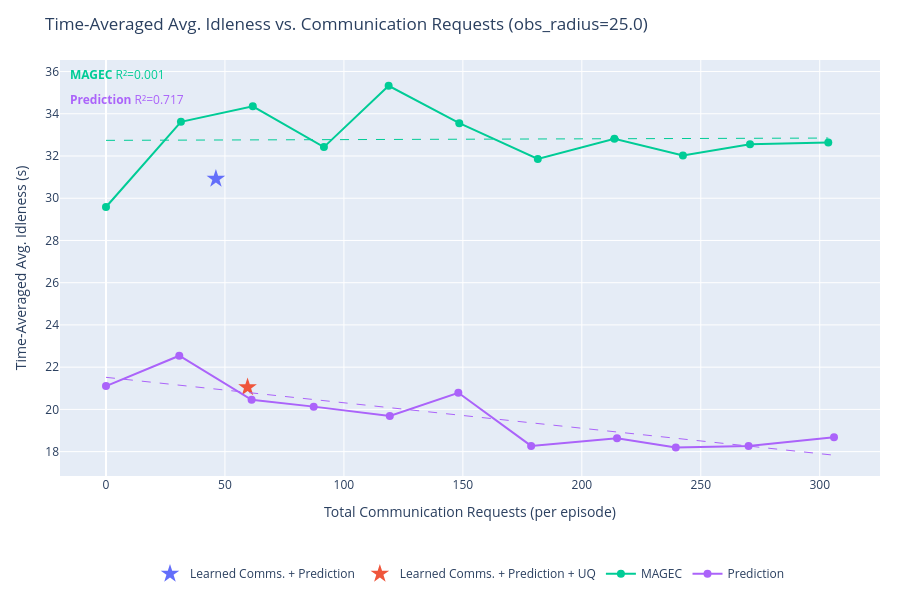
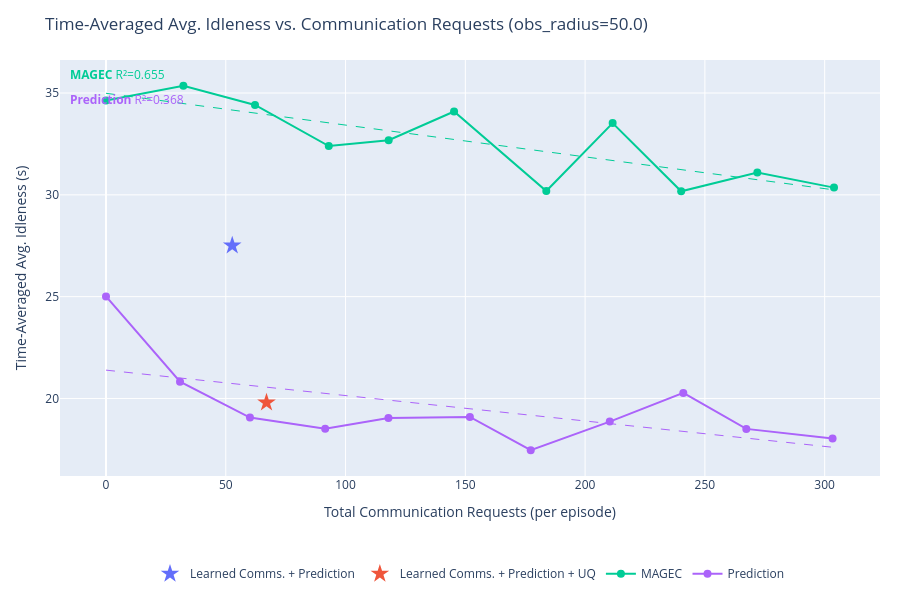
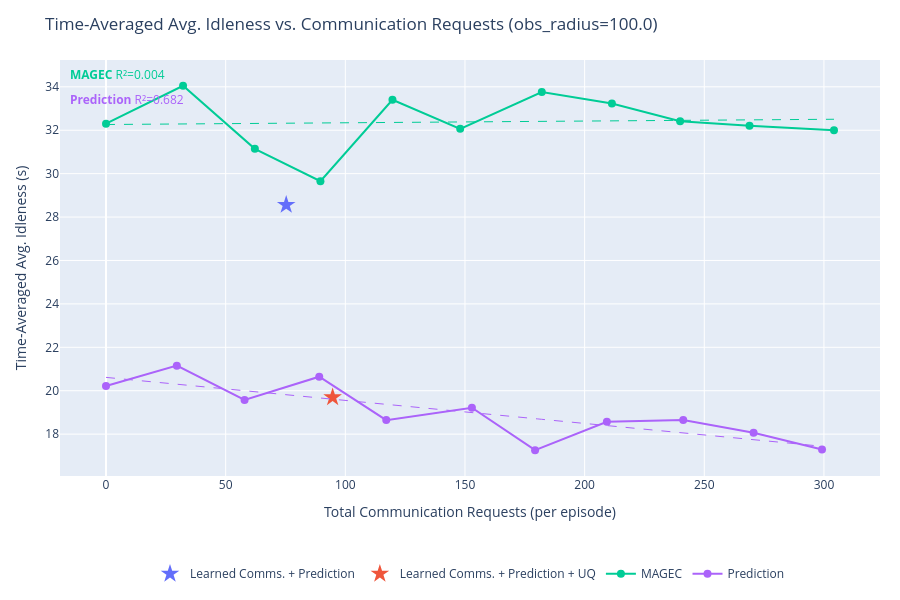
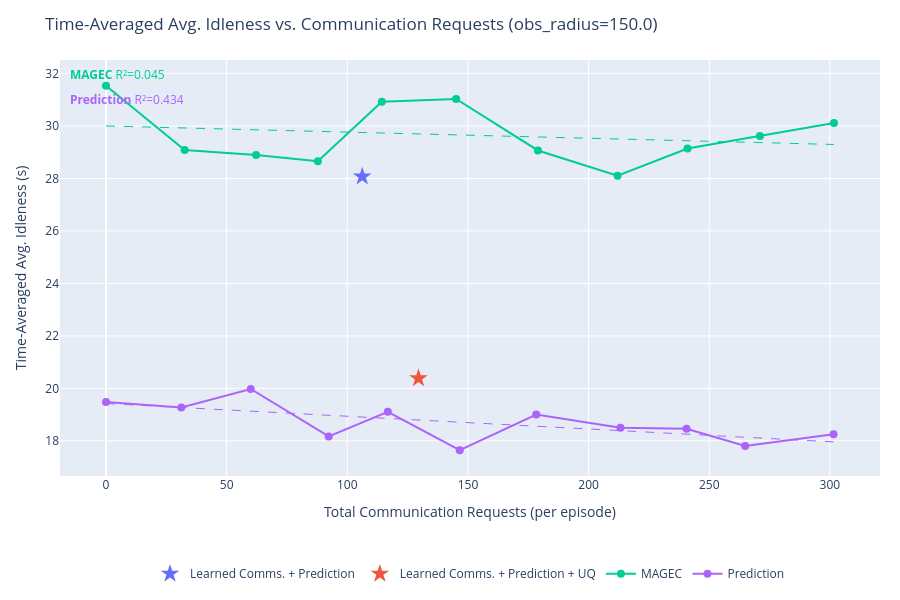

Notebook cell for these charts, in order:
### Code cell
import plotly.graph_objects as go
import plotly.express as px
import numpy as np

# SERIES_TO_PLOT = {"Learned Comms. + Prediction + UQ", "MAGEC"}
SERIES_TO_PLOT = None # Plot all

series_colors = {s: c for s, c in zip(output, px.colors.qualitative.Plotly)}


def get_requests(data):
    """Total communication requests per episode (mean over episodes)."""
    r = np.array(data['communication']['requests_made'][...])
    return float(np.mean(r.reshape(r.shape[0], -1).sum(axis=1)))


def get_idleness_mean(data):
    """Time-averaged avg. idleness, mean over episodes."""
    return float(np.mean(data['avg_idleness']))


def fit_ols_trendline(xs, ys):
    """
    Fit an OLS linear trendline y = a*x + b.
    Returns (x_smooth, y_smooth, r2).
    """
    xs, ys = np.array(xs, dtype=float), np.array(ys, dtype=float)
    coeffs = np.polyfit(xs, ys, 1)
    x_smooth = np.linspace(xs.min(), xs.max(), 200)
    y_smooth = np.polyval(coeffs, x_smooth)
    y_pred = np.polyval(coeffs, xs)
    ss_res = np.sum((ys - y_pred) ** 2)
    ss_tot = np.sum((ys - ys.mean()) ** 2)
    r2 = 1.0 - ss_res / ss_tot if ss_tot > 0 else float('nan')
    return x_smooth, y_smooth, r2


for obs_radius in obs_radii:
    fig = go.Figure()
    r2_annotations = []

    for series in output:
        if SERIES_TO_PLOT is not None and series not in SERIES_TO_PLOT:
            continue

        color = series_colors.get(series, '#888888')
        all_exps = list(output[series].keys())

        # Swept experiments: encoded as obs_radius_X_comms_Y
        swept_exps = sorted(
            [e for e in all_exps if f"obs_radius_{obs_radius:.1f}_comms_" in e],
            key=lambda e: float(e.split("_comms_")[1])
        )
        # Fixed (learned comms) experiments: encoded as obs_radius_X only
        fixed_exps = [e for e in all_exps if e == f"obs_radius_{obs_radius:.1f}"]

        if swept_exps:
            comms_ps = [float(e.split("_comms_")[1]) for e in swept_exps]
            xs = [get_requests(output[series][e]) for e in swept_exps]
            ys = [get_idleness_mean(output[series][e]) for e in swept_exps]

            fig.add_trace(go.Scatter(
                x=xs,
                y=ys,
                mode='lines+markers',
                name=series,
                line=dict(color=color),
                marker=dict(color=color, size=8),
                legendgroup=series,
                hovertemplate=[
                    f"{series}<br>comms_p={cp:.3f}<br>requests=%{{x:.1f}}<br>idleness=%{{y:.4f}}<extra></extra>"
                    for cp in comms_ps
                ],
            ))

            # OLS trendline
            if len(xs) >= 2:
                x_trend, y_trend, r2 = fit_ols_trendline(xs, ys)
                fig.add_trace(go.Scatter(
                    x=x_trend,
                    y=y_trend,
                    mode='lines',
                    name=f"{series} (fit)",
                    line=dict(color=color, dash='dash', width=1),
                    legendgroup=series,
                    showlegend=False,
                    hoverinfo='skip',
                ))
                r2_annotations.append(
                    dict(
                        text=f"<b>{series}</b> R²={r2:.3f}",
                        xref='paper', yref='paper',
                        x=0.01,
                        y=0.99 - len(r2_annotations) * 0.06,
                        xanchor='left', yanchor='top',
                        showarrow=False,
                        font=dict(color=color, size=12),
                    )
                )

        if fixed_exps:
            xs_f = [get_requests(output[series][e]) for e in fixed_exps]
            ys_f = [get_idleness_mean(output[series][e]) for e in fixed_exps]
            fig.add_trace(go.Scatter(
                x=xs_f,
                y=ys_f,
                mode='markers',
                name=series,
                marker=dict(color=color, size=14, symbol='star'),
                legendgroup=series,
                showlegend=len(swept_exps) == 0,
                hovertemplate=f"{series}<br>requests=%{{x:.1f}}<br>idleness=%{{y:.4f}}<extra></extra>",
            ))

    fig.update_layout(
        title=f"Time-Averaged Avg. Idleness vs. Communication Requests (obs_radius={obs_radius:.1f})",
        xaxis_title="Total Communication Requests (per episode)",
        yaxis_title="Time-Averaged Avg. Idleness (s)",
        height=600,
        hovermode='closest',
        autosize=True,
        margin=dict(l=60, r=20, t=60, b=120),
        legend=dict(orientation='h', yanchor='top', y=-0.2, xanchor='center', x=0.5),
        annotations=r2_annotations,
    )
    fig.show()

### Figure 1 — Plotly figure (JSON) as saved in the notebook; plotly's stock layout.template omitted (floating-point values rounded to 4 significant figures; data arrays with more than 128 entries replaced by an {"elided": "..."} marker saying what was removed)
{"data": [{"hovertemplate": "Learned Comms. + Prediction<br>requests=%{x:.1f}<br>idleness=%{y:.4f}<extra></extra>", "legendgroup": "Learned Comms. + Prediction", "marker": {"color": "#636EFA", "size": 14, "symbol": "star"}, "mode": "markers", "name": "Learned Comms. + Prediction", "showlegend": true, "type": "scatter", "x": [46.2], "y": [30.92]}, {"hovertemplate": "Learned Comms. + Prediction + UQ<br>requests=%{x:.1f}<br>idleness=%{y:.4f}<extra></extra>", "legendgroup": "Learned Comms. + Prediction + UQ", "marker": {"color": "#EF553B", "size": 14, "symbol": "star"}, "mode": "markers", "name": "Learned Comms. + Prediction + UQ", "showlegend": true, "type": "scatter", "x": [59.5], "y": [21.05]}, {"hovertemplate": ["MAGEC<br>comms_p=0.000<br>requests=%{x:.1f}<br>idleness=%{y:.4f}<extra></extra>", "MAGEC<br>comms_p=0.050<br>requests=%{x:.1f}<br>idleness=%{y:.4f}<extra></extra>", "MAGEC<br>comms_p=0.100<br>requests=%{x:.1f}<br>idleness=%{y:.4f}<extra></extra>", "MAGEC<br>comms_p=0.150<br>requests=%{x:.1f}<br>idleness=%{y:.4f}<extra></extra>", "MAGEC<br>comms_p=0.200<br>requests=%{x:.1f}<br>idleness=%{y:.4f}<extra></extra>", "MAGEC<br>comms_p=0.250<br>requests=%{x:.1f}<br>idleness=%{y:.4f}<extra></extra>", "MAGEC<br>comms_p=0.300<br>requests=%{x:.1f}<br>idleness=%{y:.4f}<extra></extra>", "MAGEC<br>comms_p=0.350<br>requests=%{x:.1f}<br>idleness=%{y:.4f}<extra></extra>", "MAGEC<br>comms_p=0.400<br>requests=%{x:.1f}<br>idleness=%{y:.4f}<extra></extra>", "MAGEC<br>comms_p=0.450<br>requests=%{x:.1f}<br>idleness=%{y:.4f}<extra></extra>", "MAGEC<br>comms_p=0.500<br>requests=%{x:.1f}<br>idleness=%{y:.4f}<extra></extra>"], "legendgroup": "MAGEC", "line": {"color": "#00CC96"}, "marker": {"color": "#00CC96", "size": 8}, "mode": "lines+markers", "name": "MAGEC", "type": "scatter", "x": [0, 31.5, 61.7, 91.6, 118.8, 148.5, 181.5, 213.7, 242.5, 270.7, 303.6], "y": [29.58, 33.62, 34.35, 32.42, 35.33, 33.56, 31.86, 32.81, 32.03, 32.56, 32.64]}, {"hoverinfo": "skip", "legendgroup": "MAGEC", "line": {"color": "#00CC96", "dash": "dash", "width": 1}, "mode": "lines", "name": "MAGEC (fit)", "showlegend": false, "type": "scatter", "x": {"elided": "200 float values"}, "y": {"elided": "200 float values"}}, {"hovertemplate": ["Prediction<br>comms_p=0.000<br>requests=%{x:.1f}<br>idleness=%{y:.4f}<extra></extra>", "Prediction<br>comms_p=0.050<br>requests=%{x:.1f}<br>idleness=%{y:.4f}<extra></extra>", "Prediction<br>comms_p=0.100<br>requests=%{x:.1f}<br>idleness=%{y:.4f}<extra></extra>", "Prediction<br>comms_p=0.150<br>requests=%{x:.1f}<br>idleness=%{y:.4f}<extra></extra>", "Prediction<br>comms_p=0.200<br>requests=%{x:.1f}<br>idleness=%{y:.4f}<extra></extra>", "Prediction<br>comms_p=0.250<br>requests=%{x:.1f}<br>idleness=%{y:.4f}<extra></extra>", "Prediction<br>comms_p=0.300<br>requests=%{x:.1f}<br>idleness=%{y:.4f}<extra></extra>", "Prediction<br>comms_p=0.350<br>requests=%{x:.1f}<br>idleness=%{y:.4f}<extra></extra>", "Prediction<br>comms_p=0.400<br>requests=%{x:.1f}<br>idleness=%{y:.4f}<extra></extra>", "Prediction<br>comms_p=0.450<br>requests=%{x:.1f}<br>idleness=%{y:.4f}<extra></extra>", "Prediction<br>comms_p=0.500<br>requests=%{x:.1f}<br>idleness=%{y:.4f}<extra></extra>"], "legendgroup": "Prediction", "line": {"color": "#AB63FA"}, "marker": {"color": "#AB63FA", "size": 8}, "mode": "lines+markers", "name": "Prediction", "type": "scatter", "x": [0, 30.8, 61.2, 87.3, 119.3, 148.1, 178.7, 214.8, 239.5, 270.1, 306], "y": [21.1, 22.54, 20.45, 20.13, 19.69, 20.79, 18.27, 18.63, 18.19, 18.27, 18.68]}, {"hoverinfo": "skip", "legendgroup": "Prediction", "line": {"color": "#AB63FA", "dash": "dash", "width": 1}, "mode": "lines", "name": "Prediction (fit)", "showlegend": false, "type": "scatter", "x": {"elided": "200 float values"}, "y": {"elided": "200 float values"}}], "layout": {"annotations": [{"font": {"color": "#00CC96", "size": 12}, "showarrow": false, "text": "<b>MAGEC</b> R²=0.001", "x": 0.01, "xanchor": "left", "xref": "paper", "y": 0.99, "yanchor": "top", "yref": "paper"}, {"font": {"color": "#AB63FA", "size": 12}, "showarrow": false, "text": "<b>Prediction</b> R²=0.717", "x": 0.01, "xanchor": "left", "xref": "paper", "y": 0.93, "yanchor": "top", "yref": "paper"}], "autosize": true, "height": 600, "hovermode": "closest", "legend": {"orientation": "h", "x": 0.5, "xanchor": "center", "y": -0.2, "yanchor": "top"}, "margin": {"b": 120, "l": 60, "r": 20, "t": 60}, "title": {"text": "Time-Averaged Avg. Idleness vs. Communication Requests (obs_radius=25.0)"}, "xaxis": {"title": {"text": "Total Communication Requests (per episode)"}}, "yaxis": {"title": {"text": "Time-Averaged Avg. Idleness (s)"}}}}

### Figure 2 — Plotly figure (JSON) as saved in the notebook; plotly's stock layout.template omitted (floating-point values rounded to 4 significant figures; data arrays with more than 128 entries replaced by an {"elided": "..."} marker saying what was removed)
{"data": [{"hovertemplate": "Learned Comms. + Prediction<br>requests=%{x:.1f}<br>idleness=%{y:.4f}<extra></extra>", "legendgroup": "Learned Comms. + Prediction", "marker": {"color": "#636EFA", "size": 14, "symbol": "star"}, "mode": "markers", "name": "Learned Comms. + Prediction", "showlegend": true, "type": "scatter", "x": [52.7], "y": [27.51]}, {"hovertemplate": "Learned Comms. + Prediction + UQ<br>requests=%{x:.1f}<br>idleness=%{y:.4f}<extra></extra>", "legendgroup": "Learned Comms. + Prediction + UQ", "marker": {"color": "#EF553B", "size": 14, "symbol": "star"}, "mode": "markers", "name": "Learned Comms. + Prediction + UQ", "showlegend": true, "type": "scatter", "x": [67], "y": [19.8]}, {"hovertemplate": ["MAGEC<br>comms_p=0.000<br>requests=%{x:.1f}<br>idleness=%{y:.4f}<extra></extra>", "MAGEC<br>comms_p=0.050<br>requests=%{x:.1f}<br>idleness=%{y:.4f}<extra></extra>", "MAGEC<br>comms_p=0.100<br>requests=%{x:.1f}<br>idleness=%{y:.4f}<extra></extra>", "MAGEC<br>comms_p=0.150<br>requests=%{x:.1f}<br>idleness=%{y:.4f}<extra></extra>", "MAGEC<br>comms_p=0.200<br>requests=%{x:.1f}<br>idleness=%{y:.4f}<extra></extra>", "MAGEC<br>comms_p=0.250<br>requests=%{x:.1f}<br>idleness=%{y:.4f}<extra></extra>", "MAGEC<br>comms_p=0.300<br>requests=%{x:.1f}<br>idleness=%{y:.4f}<extra></extra>", "MAGEC<br>comms_p=0.350<br>requests=%{x:.1f}<br>idleness=%{y:.4f}<extra></extra>", "MAGEC<br>comms_p=0.400<br>requests=%{x:.1f}<br>idleness=%{y:.4f}<extra></extra>", "MAGEC<br>comms_p=0.450<br>requests=%{x:.1f}<br>idleness=%{y:.4f}<extra></extra>", "MAGEC<br>comms_p=0.500<br>requests=%{x:.1f}<br>idleness=%{y:.4f}<extra></extra>"], "legendgroup": "MAGEC", "line": {"color": "#00CC96"}, "marker": {"color": "#00CC96", "size": 8}, "mode": "lines+markers", "name": "MAGEC", "type": "scatter", "x": [0, 32.3, 62.2, 93, 118, 145.3, 183.8, 211.5, 240.1, 271.9, 303.9], "y": [34.64, 35.36, 34.42, 32.4, 32.68, 34.09, 30.19, 33.52, 30.18, 31.09, 30.35]}, {"hoverinfo": "skip", "legendgroup": "MAGEC", "line": {"color": "#00CC96", "dash": "dash", "width": 1}, "mode": "lines", "name": "MAGEC (fit)", "showlegend": false, "type": "scatter", "x": {"elided": "200 float values"}, "y": {"elided": "200 float values"}}, {"hovertemplate": ["Prediction<br>comms_p=0.000<br>requests=%{x:.1f}<br>idleness=%{y:.4f}<extra></extra>", "Prediction<br>comms_p=0.050<br>requests=%{x:.1f}<br>idleness=%{y:.4f}<extra></extra>", "Prediction<br>comms_p=0.100<br>requests=%{x:.1f}<br>idleness=%{y:.4f}<extra></extra>", "Prediction<br>comms_p=0.150<br>requests=%{x:.1f}<br>idleness=%{y:.4f}<extra></extra>", "Prediction<br>comms_p=0.200<br>requests=%{x:.1f}<br>idleness=%{y:.4f}<extra></extra>", "Prediction<br>comms_p=0.250<br>requests=%{x:.1f}<br>idleness=%{y:.4f}<extra></extra>", "Prediction<br>comms_p=0.300<br>requests=%{x:.1f}<br>idleness=%{y:.4f}<extra></extra>", "Prediction<br>comms_p=0.350<br>requests=%{x:.1f}<br>idleness=%{y:.4f}<extra></extra>", "Prediction<br>comms_p=0.400<br>requests=%{x:.1f}<br>idleness=%{y:.4f}<extra></extra>", "Prediction<br>comms_p=0.450<br>requests=%{x:.1f}<br>idleness=%{y:.4f}<extra></extra>", "Prediction<br>comms_p=0.500<br>requests=%{x:.1f}<br>idleness=%{y:.4f}<extra></extra>"], "legendgroup": "Prediction", "line": {"color": "#AB63FA"}, "marker": {"color": "#AB63FA", "size": 8}, "mode": "lines+markers", "name": "Prediction", "type": "scatter", "x": [0, 30.9, 60.1, 91.5, 117.9, 151.9, 177.3, 210.3, 241, 267.3, 303.3], "y": [25.01, 20.83, 19.06, 18.51, 19.04, 19.09, 17.46, 18.86, 20.27, 18.51, 18.04]}, {"hoverinfo": "skip", "legendgroup": "Prediction", "line": {"color": "#AB63FA", "dash": "dash", "width": 1}, "mode": "lines", "name": "Prediction (fit)", "showlegend": false, "type": "scatter", "x": {"elided": "200 float values"}, "y": {"elided": "200 float values"}}], "layout": {"annotations": [{"font": {"color": "#00CC96", "size": 12}, "showarrow": false, "text": "<b>MAGEC</b> R²=0.655", "x": 0.01, "xanchor": "left", "xref": "paper", "y": 0.99, "yanchor": "top", "yref": "paper"}, {"font": {"color": "#AB63FA", "size": 12}, "showarrow": false, "text": "<b>Prediction</b> R²=0.368", "x": 0.01, "xanchor": "left", "xref": "paper", "y": 0.93, "yanchor": "top", "yref": "paper"}], "autosize": true, "height": 600, "hovermode": "closest", "legend": {"orientation": "h", "x": 0.5, "xanchor": "center", "y": -0.2, "yanchor": "top"}, "margin": {"b": 120, "l": 60, "r": 20, "t": 60}, "title": {"text": "Time-Averaged Avg. Idleness vs. Communication Requests (obs_radius=50.0)"}, "xaxis": {"title": {"text": "Total Communication Requests (per episode)"}}, "yaxis": {"title": {"text": "Time-Averaged Avg. Idleness (s)"}}}}

### Figure 3 — Plotly figure (JSON) as saved in the notebook; plotly's stock layout.template omitted (floating-point values rounded to 4 significant figures; data arrays with more than 128 entries replaced by an {"elided": "..."} marker saying what was removed)
{"data": [{"hovertemplate": "Learned Comms. + Prediction<br>requests=%{x:.1f}<br>idleness=%{y:.4f}<extra></extra>", "legendgroup": "Learned Comms. + Prediction", "marker": {"color": "#636EFA", "size": 14, "symbol": "star"}, "mode": "markers", "name": "Learned Comms. + Prediction", "showlegend": true, "type": "scatter", "x": [75.3], "y": [28.56]}, {"hovertemplate": "Learned Comms. + Prediction + UQ<br>requests=%{x:.1f}<br>idleness=%{y:.4f}<extra></extra>", "legendgroup": "Learned Comms. + Prediction + UQ", "marker": {"color": "#EF553B", "size": 14, "symbol": "star"}, "mode": "markers", "name": "Learned Comms. + Prediction + UQ", "showlegend": true, "type": "scatter", "x": [94.7], "y": [19.7]}, {"hovertemplate": ["MAGEC<br>comms_p=0.000<br>requests=%{x:.1f}<br>idleness=%{y:.4f}<extra></extra>", "MAGEC<br>comms_p=0.050<br>requests=%{x:.1f}<br>idleness=%{y:.4f}<extra></extra>", "MAGEC<br>comms_p=0.100<br>requests=%{x:.1f}<br>idleness=%{y:.4f}<extra></extra>", "MAGEC<br>comms_p=0.150<br>requests=%{x:.1f}<br>idleness=%{y:.4f}<extra></extra>", "MAGEC<br>comms_p=0.200<br>requests=%{x:.1f}<br>idleness=%{y:.4f}<extra></extra>", "MAGEC<br>comms_p=0.250<br>requests=%{x:.1f}<br>idleness=%{y:.4f}<extra></extra>", "MAGEC<br>comms_p=0.300<br>requests=%{x:.1f}<br>idleness=%{y:.4f}<extra></extra>", "MAGEC<br>comms_p=0.350<br>requests=%{x:.1f}<br>idleness=%{y:.4f}<extra></extra>", "MAGEC<br>comms_p=0.400<br>requests=%{x:.1f}<br>idleness=%{y:.4f}<extra></extra>", "MAGEC<br>comms_p=0.450<br>requests=%{x:.1f}<br>idleness=%{y:.4f}<extra></extra>", "MAGEC<br>comms_p=0.500<br>requests=%{x:.1f}<br>idleness=%{y:.4f}<extra></extra>"], "legendgroup": "MAGEC", "line": {"color": "#00CC96"}, "marker": {"color": "#00CC96", "size": 8}, "mode": "lines+markers", "name": "MAGEC", "type": "scatter", "x": [0, 32.2, 62.2, 89.6, 119.7, 148, 182.1, 211.4, 239.9, 268.9, 304.2], "y": [32.3, 34.05, 31.14, 29.65, 33.4, 32.06, 33.76, 33.23, 32.41, 32.21, 32.0]}, {"hoverinfo": "skip", "legendgroup": "MAGEC", "line": {"color": "#00CC96", "dash": "dash", "width": 1}, "mode": "lines", "name": "MAGEC (fit)", "showlegend": false, "type": "scatter", "x": {"elided": "200 float values"}, "y": {"elided": "200 float values"}}, {"hovertemplate": ["Prediction<br>comms_p=0.000<br>requests=%{x:.1f}<br>idleness=%{y:.4f}<extra></extra>", "Prediction<br>comms_p=0.050<br>requests=%{x:.1f}<br>idleness=%{y:.4f}<extra></extra>", "Prediction<br>comms_p=0.100<br>requests=%{x:.1f}<br>idleness=%{y:.4f}<extra></extra>", "Prediction<br>comms_p=0.150<br>requests=%{x:.1f}<br>idleness=%{y:.4f}<extra></extra>", "Prediction<br>comms_p=0.200<br>requests=%{x:.1f}<br>idleness=%{y:.4f}<extra></extra>", "Prediction<br>comms_p=0.250<br>requests=%{x:.1f}<br>idleness=%{y:.4f}<extra></extra>", "Prediction<br>comms_p=0.300<br>requests=%{x:.1f}<br>idleness=%{y:.4f}<extra></extra>", "Prediction<br>comms_p=0.350<br>requests=%{x:.1f}<br>idleness=%{y:.4f}<extra></extra>", "Prediction<br>comms_p=0.400<br>requests=%{x:.1f}<br>idleness=%{y:.4f}<extra></extra>", "Prediction<br>comms_p=0.450<br>requests=%{x:.1f}<br>idleness=%{y:.4f}<extra></extra>", "Prediction<br>comms_p=0.500<br>requests=%{x:.1f}<br>idleness=%{y:.4f}<extra></extra>"], "legendgroup": "Prediction", "line": {"color": "#AB63FA"}, "marker": {"color": "#AB63FA", "size": 8}, "mode": "lines+markers", "name": "Prediction", "type": "scatter", "x": [0, 29.6, 57.9, 89.1, 117.1, 152.9, 179.3, 209.3, 241.2, 270.6, 299.2], "y": [20.22, 21.15, 19.57, 20.65, 18.65, 19.22, 17.26, 18.57, 18.65, 18.07, 17.29]}, {"hoverinfo": "skip", "legendgroup": "Prediction", "line": {"color": "#AB63FA", "dash": "dash", "width": 1}, "mode": "lines", "name": "Prediction (fit)", "showlegend": false, "type": "scatter", "x": {"elided": "200 float values"}, "y": {"elided": "200 float values"}}], "layout": {"annotations": [{"font": {"color": "#00CC96", "size": 12}, "showarrow": false, "text": "<b>MAGEC</b> R²=0.004", "x": 0.01, "xanchor": "left", "xref": "paper", "y": 0.99, "yanchor": "top", "yref": "paper"}, {"font": {"color": "#AB63FA", "size": 12}, "showarrow": false, "text": "<b>Prediction</b> R²=0.682", "x": 0.01, "xanchor": "left", "xref": "paper", "y": 0.93, "yanchor": "top", "yref": "paper"}], "autosize": true, "height": 600, "hovermode": "closest", "legend": {"orientation": "h", "x": 0.5, "xanchor": "center", "y": -0.2, "yanchor": "top"}, "margin": {"b": 120, "l": 60, "r": 20, "t": 60}, "title": {"text": "Time-Averaged Avg. Idleness vs. Communication Requests (obs_radius=100.0)"}, "xaxis": {"title": {"text": "Total Communication Requests (per episode)"}}, "yaxis": {"title": {"text": "Time-Averaged Avg. Idleness (s)"}}}}

### Figure 4 — Plotly figure (JSON) as saved in the notebook; plotly's stock layout.template omitted (floating-point values rounded to 4 significant figures; data arrays with more than 128 entries replaced by an {"elided": "..."} marker saying what was removed)
{"data": [{"hovertemplate": "Learned Comms. + Prediction<br>requests=%{x:.1f}<br>idleness=%{y:.4f}<extra></extra>", "legendgroup": "Learned Comms. + Prediction", "marker": {"color": "#636EFA", "size": 14, "symbol": "star"}, "mode": "markers", "name": "Learned Comms. + Prediction", "showlegend": true, "type": "scatter", "x": [106.2], "y": [28.07]}, {"hovertemplate": "Learned Comms. + Prediction + UQ<br>requests=%{x:.1f}<br>idleness=%{y:.4f}<extra></extra>", "legendgroup": "Learned Comms. + Prediction + UQ", "marker": {"color": "#EF553B", "size": 14, "symbol": "star"}, "mode": "markers", "name": "Learned Comms. + Prediction + UQ", "showlegend": true, "type": "scatter", "x": [129.5], "y": [20.39]}, {"hovertemplate": ["MAGEC<br>comms_p=0.000<br>requests=%{x:.1f}<br>idleness=%{y:.4f}<extra></extra>", "MAGEC<br>comms_p=0.050<br>requests=%{x:.1f}<br>idleness=%{y:.4f}<extra></extra>", "MAGEC<br>comms_p=0.100<br>requests=%{x:.1f}<br>idleness=%{y:.4f}<extra></extra>", "MAGEC<br>comms_p=0.150<br>requests=%{x:.1f}<br>idleness=%{y:.4f}<extra></extra>", "MAGEC<br>comms_p=0.200<br>requests=%{x:.1f}<br>idleness=%{y:.4f}<extra></extra>", "MAGEC<br>comms_p=0.250<br>requests=%{x:.1f}<br>idleness=%{y:.4f}<extra></extra>", "MAGEC<br>comms_p=0.300<br>requests=%{x:.1f}<br>idleness=%{y:.4f}<extra></extra>", "MAGEC<br>comms_p=0.350<br>requests=%{x:.1f}<br>idleness=%{y:.4f}<extra></extra>", "MAGEC<br>comms_p=0.400<br>requests=%{x:.1f}<br>idleness=%{y:.4f}<extra></extra>", "MAGEC<br>comms_p=0.450<br>requests=%{x:.1f}<br>idleness=%{y:.4f}<extra></extra>", "MAGEC<br>comms_p=0.500<br>requests=%{x:.1f}<br>idleness=%{y:.4f}<extra></extra>"], "legendgroup": "MAGEC", "line": {"color": "#00CC96"}, "marker": {"color": "#00CC96", "size": 8}, "mode": "lines+markers", "name": "MAGEC", "type": "scatter", "x": [0, 32.6, 62.2, 87.8, 114.3, 145.1, 179, 212, 241, 271, 301.7], "y": [31.53, 29.09, 28.89, 28.66, 30.93, 31.03, 29.07, 28.1, 29.14, 29.62, 30.11]}, {"hoverinfo": "skip", "legendgroup": "MAGEC", "line": {"color": "#00CC96", "dash": "dash", "width": 1}, "mode": "lines", "name": "MAGEC (fit)", "showlegend": false, "type": "scatter", "x": {"elided": "200 float values"}, "y": {"elided": "200 float values"}}, {"hovertemplate": ["Prediction<br>comms_p=0.000<br>requests=%{x:.1f}<br>idleness=%{y:.4f}<extra></extra>", "Prediction<br>comms_p=0.050<br>requests=%{x:.1f}<br>idleness=%{y:.4f}<extra></extra>", "Prediction<br>comms_p=0.100<br>requests=%{x:.1f}<br>idleness=%{y:.4f}<extra></extra>", "Prediction<br>comms_p=0.150<br>requests=%{x:.1f}<br>idleness=%{y:.4f}<extra></extra>", "Prediction<br>comms_p=0.200<br>requests=%{x:.1f}<br>idleness=%{y:.4f}<extra></extra>", "Prediction<br>comms_p=0.250<br>requests=%{x:.1f}<br>idleness=%{y:.4f}<extra></extra>", "Prediction<br>comms_p=0.300<br>requests=%{x:.1f}<br>idleness=%{y:.4f}<extra></extra>", "Prediction<br>comms_p=0.350<br>requests=%{x:.1f}<br>idleness=%{y:.4f}<extra></extra>", "Prediction<br>comms_p=0.400<br>requests=%{x:.1f}<br>idleness=%{y:.4f}<extra></extra>", "Prediction<br>comms_p=0.450<br>requests=%{x:.1f}<br>idleness=%{y:.4f}<extra></extra>", "Prediction<br>comms_p=0.500<br>requests=%{x:.1f}<br>idleness=%{y:.4f}<extra></extra>"], "legendgroup": "Prediction", "line": {"color": "#AB63FA"}, "marker": {"color": "#AB63FA", "size": 8}, "mode": "lines+markers", "name": "Prediction", "type": "scatter", "x": [0, 31.2, 60, 92.3, 116.8, 146.6, 178.3, 213.2, 240.6, 264.9, 301.5], "y": [19.48, 19.27, 19.98, 18.17, 19.1, 17.64, 19.0, 18.5, 18.46, 17.8, 18.25]}, {"hoverinfo": "skip", "legendgroup": "Prediction", "line": {"color": "#AB63FA", "dash": "dash", "width": 1}, "mode": "lines", "name": "Prediction (fit)", "showlegend": false, "type": "scatter", "x": {"elided": "200 float values"}, "y": {"elided": "200 float values"}}], "layout": {"annotations": [{"font": {"color": "#00CC96", "size": 12}, "showarrow": false, "text": "<b>MAGEC</b> R²=0.045", "x": 0.01, "xanchor": "left", "xref": "paper", "y": 0.99, "yanchor": "top", "yref": "paper"}, {"font": {"color": "#AB63FA", "size": 12}, "showarrow": false, "text": "<b>Prediction</b> R²=0.434", "x": 0.01, "xanchor": "left", "xref": "paper", "y": 0.93, "yanchor": "top", "yref": "paper"}], "autosize": true, "height": 600, "hovermode": "closest", "legend": {"orientation": "h", "x": 0.5, "xanchor": "center", "y": -0.2, "yanchor": "top"}, "margin": {"b": 120, "l": 60, "r": 20, "t": 60}, "title": {"text": "Time-Averaged Avg. Idleness vs. Communication Requests (obs_radius=150.0)"}, "xaxis": {"title": {"text": "Total Communication Requests (per episode)"}}, "yaxis": {"title": {"text": "Time-Averaged Avg. Idleness (s)"}}}}
